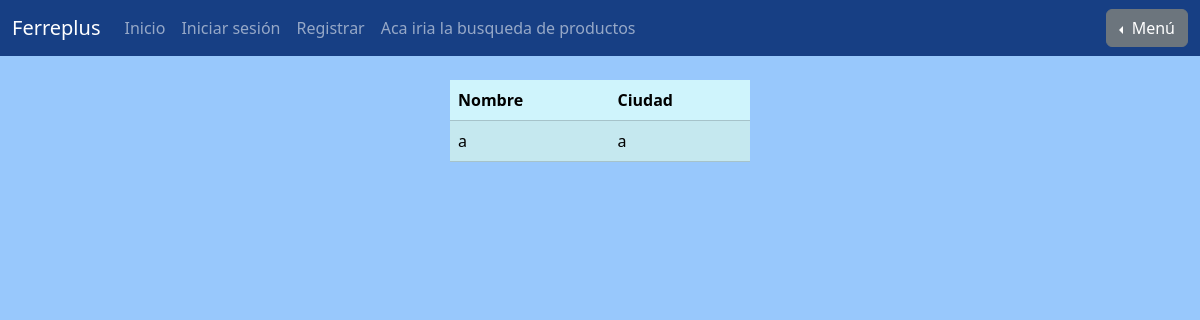
Page /gestion_de_sucursales/listar_sucursales/ on the earlier database version.
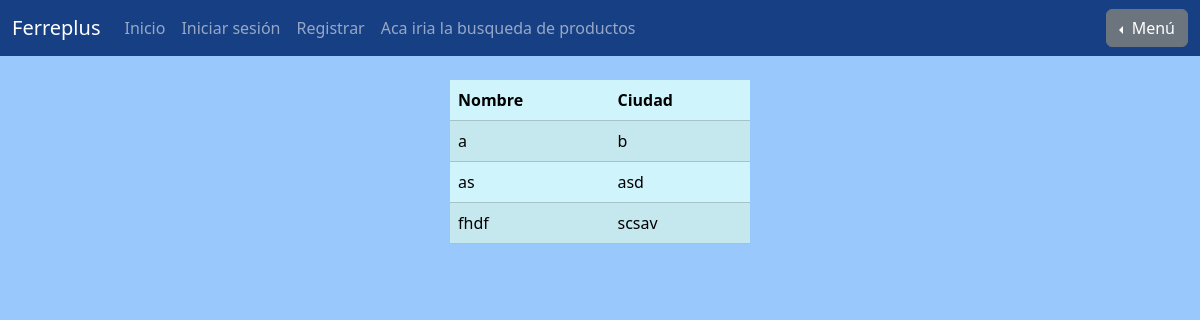
Same page on the later database version.
### gestion_de_sucursales/models.py (models this page shows, shortened)
class Sucursal(models.Model):
    nombre = models.CharField(max_length=200, primary_key=True)
    ciudad = models.CharField(max_length=200, null=False)

### gestion_de_sucursales/views.py (the view)
# urls.py: path("listar_sucursales/", listar_sucursales_view, name='listar_sucursales'),
def listar_sucursales_view(request):
    queryset = Sucursal.objects.all()
    context = {
        "lista": queryset
    }
    return render(request, "gestion_de_sucursales/listar_sucursales.html", context)

### gestion_de_sucursales/templates/gestion_de_sucursales/listar_sucursales.html (shortened to what this page needs)
{% extends "homepage/base.html" %}
{% block content %}
    {% if lista %}
        <table class="table table-striped mx-auto table-info" style="width: 300px;">
            <thead>
                <tr>
                    <th>Nombre</th>
                    <th>Ciudad</th>
                </tr>
            </thead>
            <tbody>
                {% for instance in lista %}
                    <tr>
                        <td>{{ instance.nombre }}</td>
                        <td>{{ instance.ciudad }}</td>
                    </tr>
                {% endfor %}
            </tbody>
        </table>
    {% else %}
        <p>No hay datos disponibles</p>
    {% endif %}
{% endblock %}

### homepage/templates/homepage/base.html (shortened to what this page needs)
<!doctype html>
<html lang="en">
  <head>
    <link href="https://cdn.jsdelivr.net/npm/bootstrap@5.3.3/dist/css/bootstrap.min.css" rel="stylesheet">
  </head>
  <body>
    {% include "homepage/navbar.html" %}
    <br/>
    {% block content %}{% endblock %}
  </body>
</html>

### homepage/templates/homepage/navbar.html (shortened to what this page needs)
<nav class="navbar navbar-expand-lg navbar-dark" style="background-color: #173F84;">
  <div class="container-fluid">
    <a class="navbar-brand" href="{% url 'homepage' %}">Ferreplus</a>
    <div class="collapse navbar-collapse" id="navbarNav">
      <ul class="navbar-nav">
        <li class="nav-item">
          <a class="nav-link" aria-current="page" href="{% url 'homepage' %}">Inicio</a>
        </li>
        {% if not request.user.is_authenticated %}
        <li class="nav-item">
          <a class="nav-link" aria-current="page" href="{% url 'iniciar_sesion' %}">Iniciar sesión</a>
        </li>
        <li class="nav-item">
          <a class="nav-link" aria-current="page" href="{% url 'registrar' %}">Registrar</a>
        </li>
        {% endif %}
        <li class="nav-item">
          <a class="nav-link" aria-current="page" href=#>Aca iria la busqueda de productos</a>
        </li>
      </ul>
    </div>
    <div class="btn-group dropstart">
      <button type="button" class="btn btn-secondary dropdown-toggle" data-bs-toggle="dropdown" aria-expanded="false">
        Menú
      </button>
    </div>
  </div>
</nav>

### homepage/templates/homepage/base.html (style rules this page uses)
body { background-color: #98C8FC; }

Differences in the rows shown:
changed Sucursal "a": ciudad "a" → "b"
added Sucursal: nombre "as", ciudad "asd"
added Sucursal: nombre "fhdf", ciudad "scsav"
